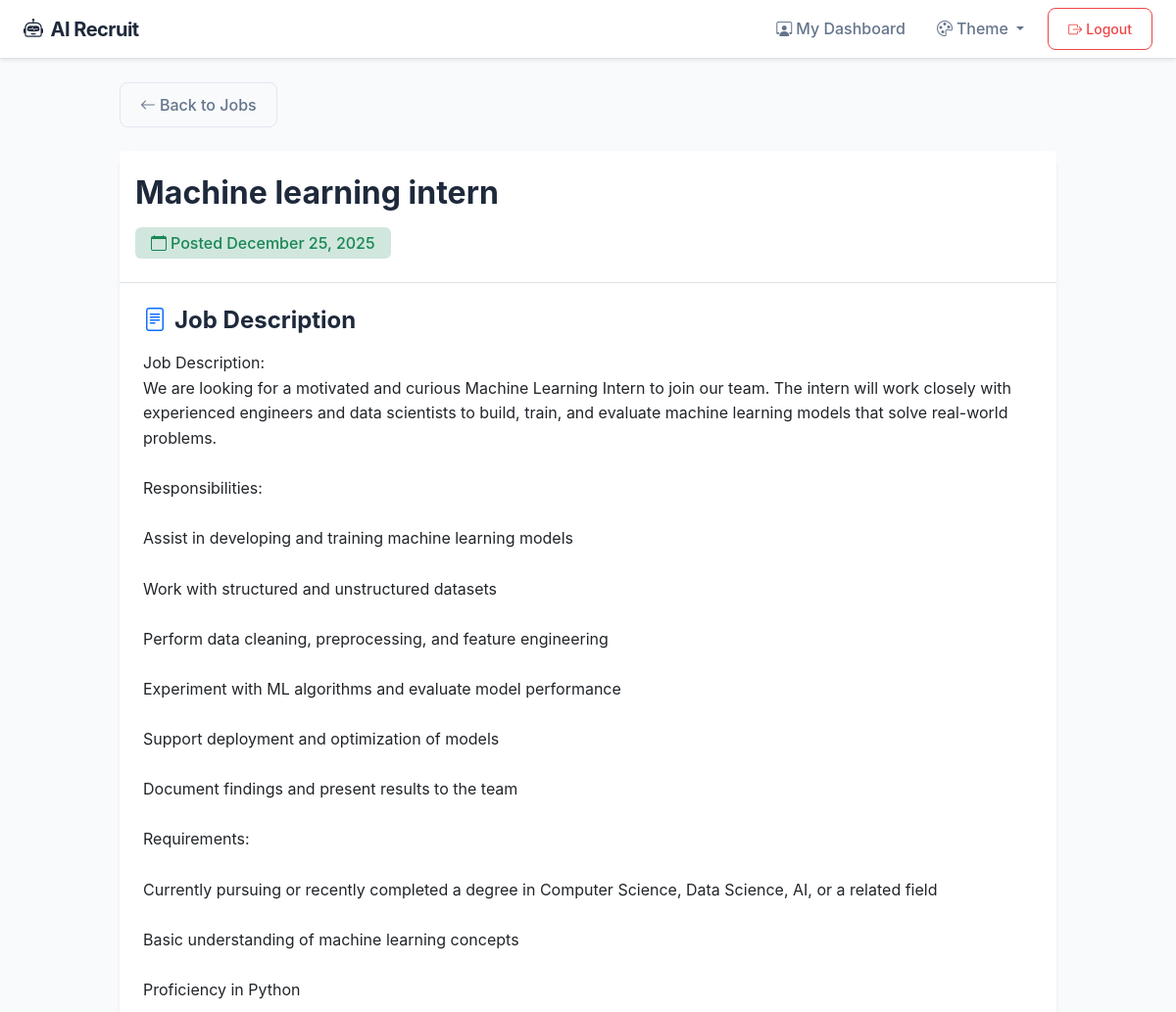
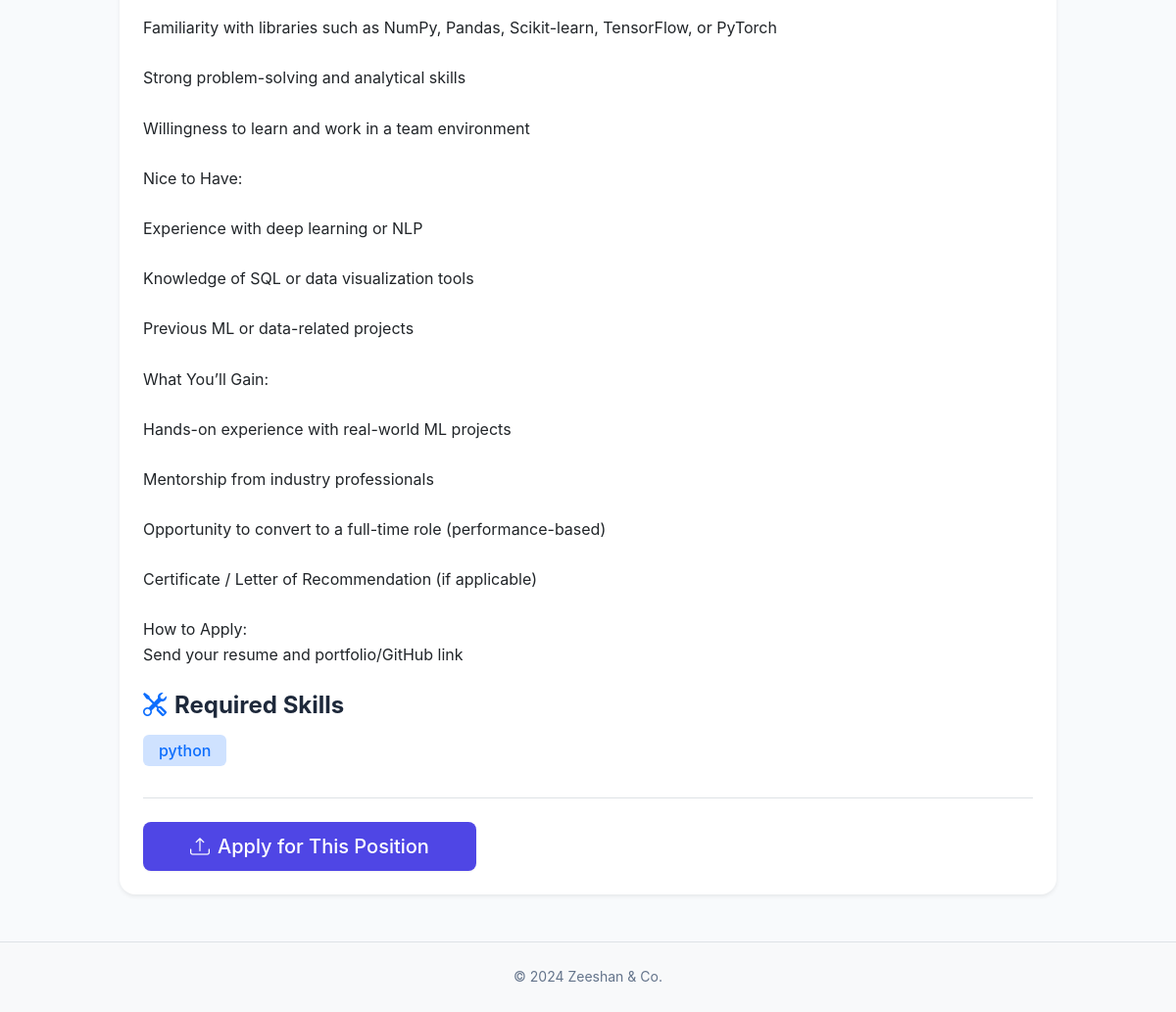
Screenshot of /candidate/jobs/1 (signed in) with the database file from the repository (2 pictures, top to bottom).
### models.py (models this page shows)
class JobPosting(db.Model):
    __tablename__ = "job_postings"
    id = db.Column(db.Integer, primary_key=True)
    title = db.Column(db.String(120), nullable=False)
    description = db.Column(db.Text, nullable=False)
    required_skills = db.Column(db.Text, nullable=False)
    recruiter_id = db.Column(db.Integer, db.ForeignKey("users.id"))
    created_at = db.Column(db.DateTime, default=datetime.utcnow)
    recruiter = db.relationship("User", backref="jobs")
    job_type = db.Column(db.String(20), default="Full-time")  # Full-time, Part-time, Internship, Contract
    work_mode = db.Column(db.String(20), default="Onsite")  # Remote, Onsite, Hybrid
    company_name = db.Column(db.String(120), nullable=True)
    location = db.Column(db.String(120), nullable=True)
    experience_level = db.Column(db.String(50), nullable=True)  # Entry, Mid, Senior, Executive

### app.py (the view)
    @app.route("/candidate/jobs/<int:job_id>")
    @role_required("candidate")
    def job_details(job_id):
        job = JobPosting.query.get_or_404(job_id)
        return render_template("job_details.html", job=job)

### app.py (called while the page is built)
def create_app():
    ensure_instance_dirs()
    app = Flask(__name__)
    app.config.from_object(Config)
    db.init_app(app)
    Migrate(app, db)
    @app.before_request
    def ensure_upload_dir():
        Path(app.config["UPLOAD_FOLDER"]).mkdir(parents=True, exist_ok=True)
    register_routes(app)
    with app.app_context():
        db.create_all()
        seed_demo_users(db.session)
    return app

def role_required(role):
    def decorator(fn):
        @wraps(fn)
        def wrapper(*args, **kwargs):
            if "user_id" not in session:
                flash("Please login to access this page", "warning")
                return redirect(url_for("login"))
            if session.get("role") != role:
                flash("Unauthorized access", "danger")
                return redirect(url_for("login"))
            return fn(*args, **kwargs)
        return wrapper
    return decorator

### templates/job_details.html (shortened to what this page needs)
{% extends "base.html" %}
{% block content %}
<div class="container-fluid px-4 py-4">
  <div class="row justify-content-center">
    <div class="col-lg-10">
      <div class="mb-4">
        <a href="{{ url_for('candidate_dashboard') }}" class="btn btn-outline-secondary">
          <i class="bi bi-arrow-left me-1"></i>Back to Jobs
        </a>
      </div>
      <div class="card shadow-sm border-0 mb-4">
        <div class="card-header bg-white border-bottom py-4">
          <div class="d-flex justify-content-between align-items-start">
            <div class="flex-grow-1">
              <h2 class="fw-bold mb-2">{{ job.title }}</h2>
              <div class="d-flex flex-wrap gap-2 mt-3">
                <span class="badge bg-success-subtle text-success fs-6 px-3 py-2">
                  <i class="bi bi-calendar me-1"></i>Posted {{ job.created_at.strftime('%B %d, %Y') }}
                </span>
              </div>
            </div>
          </div>
        </div>
        <div class="card-body p-4">
          <div class="mb-4">
            <h4 class="fw-bold mb-3">
              <i class="bi bi-file-text me-2 text-primary"></i>Job Description
            </h4>
            <div class="job-description-content">
              {{ job.description|replace('\n', '<br>')|safe }}
            </div>
          </div>
          <div class="mb-4">
            <h4 class="fw-bold mb-3">
              <i class="bi bi-tools me-2 text-primary"></i>Required Skills
            </h4>
            <div class="skill-tags">
              {% for skill in job.required_skills.split(',') %}
              <span class="badge bg-primary-subtle text-primary fs-6 px-3 py-2 me-2 mb-2">{{ skill.strip() }}</span>
              {% endfor %}
            </div>
          </div>
          <div class="mt-4 pt-4 border-top">
            <button class="btn btn-primary btn-lg px-5" data-bs-toggle="modal" data-bs-target="#applyModal">
              <i class="bi bi-upload me-2"></i>Apply for This Position
            </button>
          </div>
        </div>
      </div>
    </div>
  </div>
</div>
{% endblock %}

### static/css/style.css (style rules this page uses)
:root { --primary-color: #4f46e5; --primary-hover: #4338ca; --primary-light: #6366f1; --secondary-color: #64748b; --success-color: #10b981; --warning-color: #f59e0b; --danger-color: #ef4444; --info-color: #3b82f6; --bg-primary: #ffffff; --bg-secondary: #f8fafc; --bg-tertiary: #f1f5f9; --bg-elevated: #ffffff; --text-primary: #1e293b; --text-secondary: #64748b; --text-muted: #94a3b8; --text-inverse: #ffffff; --border-color: #e2e8f0; --border-light: #f1f5f9; --shadow-sm: 0 1px 2px 0 rgb(0 0 0 / 0.05); --shadow-md: 0 4px 6px -1px rgb(0 0 0 / 0.1), 0 2px 4px -2px rgb(0 0 0 / 0.1); --shadow-lg: 0 10px 15px -3px rgb(0 0 0 / 0.1), 0 4px 6px -4px rgb(0 0 0 / 0.1); --shadow-xl: 0 20px 25px -5px rgb(0 0 0 / 0.1), 0 8px 10px -6px rgb(0 0 0 / 0.1); --radius-sm: 0.375rem; --radius-md: 0.5rem; --radius-lg: 0.75rem; --radius-xl: 1rem; --radius-2xl: 1.5rem; --transition: all 0.3s cubic-bezier(0.4, 0, 0.2, 1); --transition-fast: all 0.15s cubic-bezier(0.4, 0, 0.2, 1); }
* { transition: background-color 0.3s ease, color 0.3s ease, border-color 0.3s ease, box-shadow 0.3s ease; }
body { background: var(--bg-secondary); color: var(--text-primary); font-family: -apple-system, BlinkMacSystemFont, 'Segoe UI', Roboto, 'Helvetica Neue', Arial, sans-serif; line-height: 1.6; min-height: 100vh; }
.card { border: 1px solid var(--border-color); border-radius: var(--radius-xl); background: var(--bg-elevated); transition: var(--transition); box-shadow: var(--shadow-sm); }
.card-header { background: var(--bg-elevated); border-bottom: 1px solid var(--border-color); color: var(--text-primary); }
.badge { font-weight: 500; padding: 0.35em 0.65em; border-radius: var(--radius-sm); }
.skill-tags { display: flex; flex-wrap: wrap; gap: 0.5rem; }
.btn { border-radius: var(--radius-md); font-weight: 500; padding: 0.625rem 1.25rem; transition: var(--transition); border: none; position: relative; overflow: hidden; }
.btn-primary { background: var(--primary-color); color: white; box-shadow: var(--shadow-sm); }
.btn-outline-secondary { border: 1.5px solid var(--border-color); color: var(--text-secondary); background: transparent; }
h1, h2, h3, h4, h5, h6 { color: var(--text-primary); }

### rows the page displays
JobPosting: title "Machine learning intern", created_at "December 25, 2025", description "Job Description: We are looking for a motivated and curious Machine Learning Intern to join our team. The intern will work closely with experienced engineers and data scientists to build, train, and evaluate machine learning models that solve real-world problems. Responsibilities: Assist in developing and training machine learning models Work with structured and unstructured datasets Perform data cleaning, preprocessing, and feature engineering Experiment with ML algorithms and evaluate model performance Support deployment and optimization of models Document findings and present results to the team Requirements: Currently pursuing or recently completed a degree in Computer Science, Data…"

### other values shown
{{ skill.strip() }} "python"
